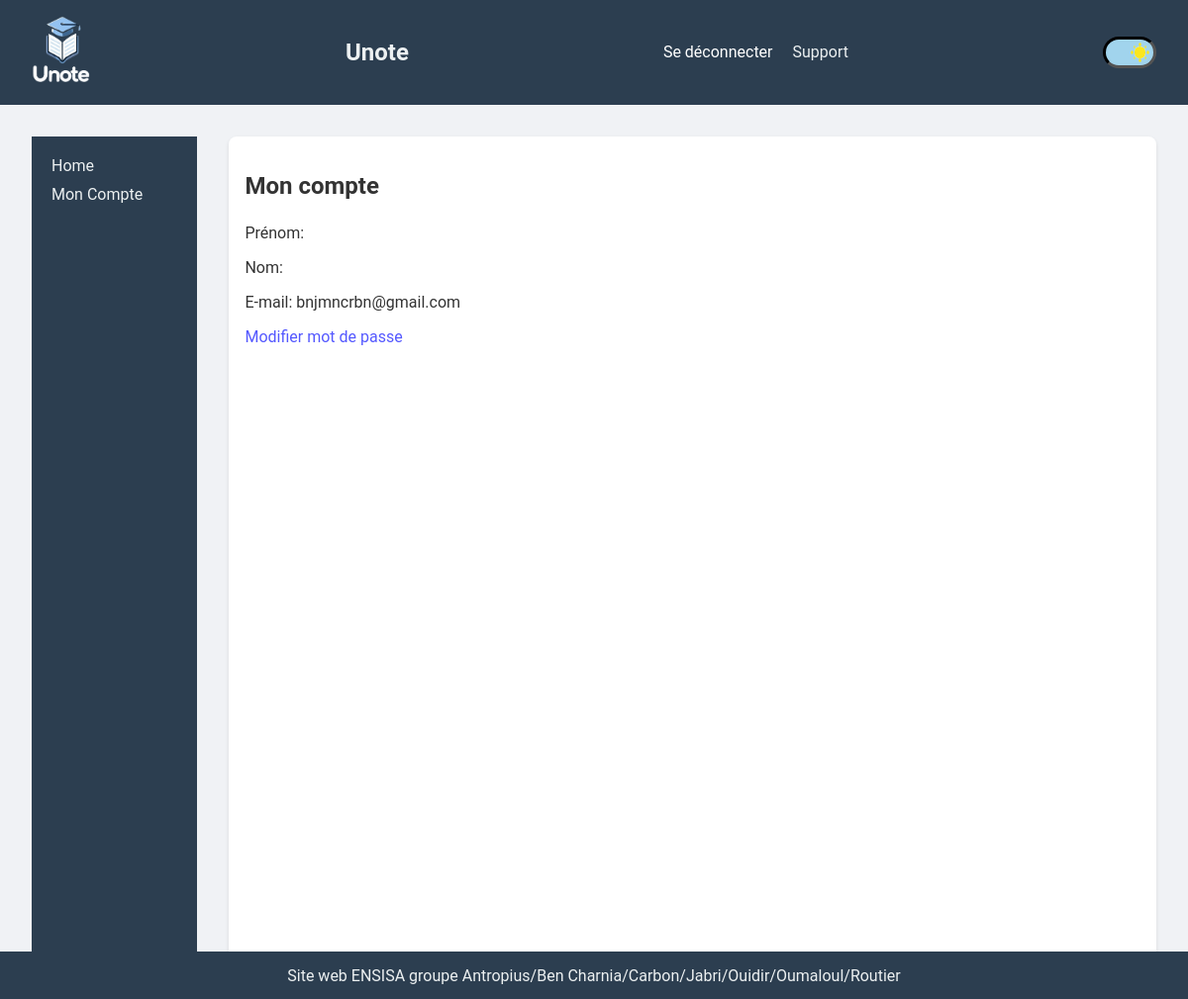
The page /portal/my_account/ (signed in) on the database as committed earlier.
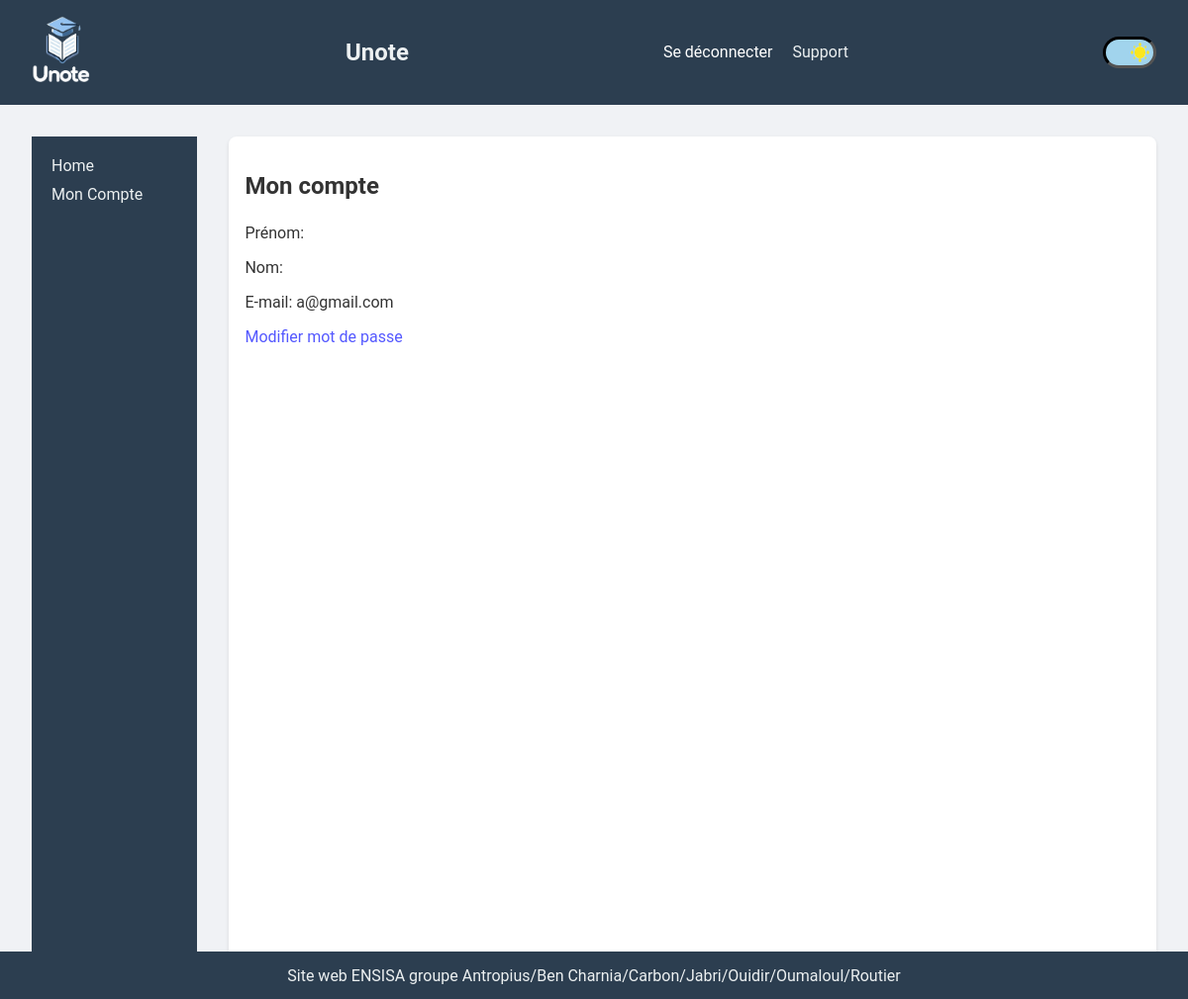
The same page on the database as committed later.
### users/models.py (models this page shows, shortened)
class CustomUser(AbstractUser):
    USER_TYPE_CHOICES = (
        ('student', 'Étudiant'),
        ('teacher', 'Professeur'),
        ('admin', 'Administrateur'),
    )
    user_type = models.CharField(max_length=20, choices=USER_TYPE_CHOICES,
                                 default='student')

### user_portal/views.py (the view)
# urls.py: path("my_account/", views.MyAccountView.as_view(),
@method_decorator(login_required, name='dispatch')
class MyAccountView(TemplateView):
    template_name = "user_portal/my_account.html"

### user_portal/templates/user_portal/my_account.html
{% extends 'user_portal/base.html' %}
{% block content %}
<div id="my-account-content">
    <h2>Mon compte</h2>
    <p>Prénom: {{ user.first_name }}</p>
    <p>Nom: {{ user.last_name }}</p>
    <p>E-mail: {{ user.email }}</p>
    <p><a style="color: #5458ff" href="{% url 'users:password_change' %}">Modifier mot
        de
        passe</a></p>
</div>
{% endblock %}

### user_portal/templates/user_portal/base.html (shortened to what this page needs)
<!doctype html>
{% load static %}
<html lang="fr">
    <head>
        {% block styles %}
            <link rel="stylesheet" href="{% static 'style.css' %}"/>
            <link rel="stylesheet"
                  href="{% static 'user_portal/css/style.css' %}"/>
        {% endblock %}
    </head>
    <body>
        <header>
            {% if user.is_authenticated %}
                {% if user.user_type == 'student' or user.user_type == 'teacher' %}
                    <a href="{% url 'user_portal:dashboard' %}"
                       class="header-link">
                        <img src="{% static 'images/logo.png' %}" alt="Logo"/>
                    </a>
                {% elif user.user_type == 'admin' %}
                    <a href="{% url 'administration:dashboard' %}"
                       class="header-link">
                        <img src="{% static 'images/logo.png' %}" alt="Logo"/>
                    </a>
                {% endif %}
            {% else %}
                <a href="{% url 'users:login' %}" class="header-link">
                    <img src="{% static 'images/logo.png' %}" alt="Logo"/>
                </a>
            {% endif %}
            <h1>
                {% if user.is_authenticated %}
                    {% if user.user_type == 'student' or user.user_type == 'teacher' %}
                        <a href="{% url 'user_portal:dashboard' %}"
                           class="header-link">
                            Unote</a>
                    {% elif user.user_type == 'admin' %}
                        <a href="{% url 'administration:dashboard' %}"
                           class="header-link">
                            Unote</a>
                    {% endif %}
                {% else %}
                    <a href="{% url 'users:login' %}"
                       class="header-link">Unote</a>
                {% endif %}
            </h1>
            <nav>
                {% if not user.is_authenticated %}
                    <a href="{% url 'users:login' %}"
                       class="header-link">Se connecter</a>
                {% else %}
                    <form action="{% url 'users:logout' %}" method="post">
                        <button type="submit"
                                class="in_body_button header-link">Se
                            déconnecter</button>
                    </form>
                {% endif %}
                <a href="{% url 'main:help' %}" class="header-link">Support</a>
            </nav>
            <div class="theme-switch day">
                <div class="sun">
                </div>
            </div>
        </header>
        <section id="user-section">
            {% if user.user_type != "admin" %}
                <div class="sidebar">
                    <a href="{% url 'user_portal:dashboard' %}"
                       class="sidebar-button">Home</a>
                    <a href="{% url 'user_portal:my_account' %}"
                       class="sidebar-button">Mon Compte</a>
                </div>
            {% endif %}
            {% block content %} {% endblock %}
        </section>
        <footer>
            <p>Site web ENSISA groupe Antropius/Ben
                Charnia/Carbon/Jabri/Ouidir/Oumaloul/Routier</p>
        </footer>
    </body>
</html>

### static/style.css (style rules this page uses)
:root { --secondary-color: #2c3e50; --admin-menu-link-color: #2980b9; --title-link-color: #2980b9; --background-schedule-color: #f0f2f5; --background-schedule-color2: #fff; --schedule-title-color: #1285a1; --taken-cells-background-color: #87d2ff; --taken-cells-exam-background-color: #ff7777; --title-color: #2c3e50; --button-color2: #fff; --link2-color: #2980b9; --submit-background-color1: #2980b9; --body-text-color: #333; --main-text-color: #ecf0f1; --notes-section-color: #333; --notes-section-button-color: #333; --form-input-color: #fff; --form-input-background-color: #ecf0f1; --link-color: #2980b9; --table-border-color: #ddd; --link-hover-color: #732d91; --lates-link-color: #2980b9; --button-background-color: #3498db; --button-link-color: #3498db; --main-background-color: #f0f2f5; --background-color-1: #f0f2f5; --call-done-background-color: #c0fdde; --white-color: #fff; --f2-color): #f2f2f2; --placeholder-color: #888888; --font-size: 16px; --toggle_height: 16em; --toggle_width: 30em; --toggle_btn_radius: 10em; --background-color-night: #080125; --background-color-day: #A1D4ED; --moon_color: #D9FBFF; --scroll-behavior: smooth; scroll-behavior: var(--scroll-behavior); }
::placeholder { color: var(--placeholder-color); }
body { font-family: 'Roboto', sans-serif; background-color: var(--main-background-color); margin: 0; padding: 0; color: var(--body-text-color); }
header { background-color: var(--secondary-color); color: var(--main-text-color); padding: 1em 2em; display: flex; justify-content: space-between; align-items: center; }
header a { color: var(--main-text-color); text-decoration: none; }
header h1 { margin: 0; font-size: 1.5em; }
nav a { margin-left: 1em; }
nav form { display: inline; }
.in_body_button { background: none; border: none; color: var(--white-color); cursor: pointer; font: inherit; margin: 0; padding: 0; }
section { padding: 2em; }
h2, h3 { font-size: 1.5em; color: var(--title-color); margin-bottom: 1em; }
#my-account-content h2 { color: var(--body-text-color); }
a, a:hover { text-decoration: none; }
a { color: var(--link-color); }
button { background-color: var(--button-background-color); border: none; color: var(--white-color); padding: 0.5em 1em; text-align: center; text-decoration: none; display: inline-block; font-size: 1em; margin: 0.5em 0; cursor: pointer; border-radius: 0.25em; }
footer { background-color: var(--secondary-color); color: var(--main-text-color); display: flex; align-items: center; justify-content: center; text-align: center; position: fixed; bottom: 0; width: 100%; height: 3rem; }
img { width: 60px; }
button[type="submit"] { background-color: var(--button-background-color); border: none; color: var(--white-color); padding: 0.5em 1em; font-size: 1em; cursor: pointer; border-radius: 4px; }
button.in_body_button { background: none; border: none; color: var(--white-color); cursor: pointer; font: inherit; margin: 0; padding: 0; }
#my-account-content { width: 100%; padding: 1em; background-color: var(--white-color); border-radius: 8px; box-shadow: 0 2px 4px rgba(0, 0, 0, 0.1); }
#user-section { display: flex; gap: 2rem; }
.sidebar { background-color: var(--secondary-color); color: var(--main-text-color); padding: 20px; width: 10rem; height: 100vh; }
.sidebar a { display: block; color: var(--main-text-color); text-decoration: none; margin-bottom: 10px; }
body { transition: all .2s ease-in-out; }
.theme-switch { font-size: 10%; position: relative; margin-right: 0; height: var(--toggle_height); width: var(--toggle_width); border-radius: var(--toggle_height); border-style: inset; border-color: #000000; transition: all 500ms ease-in-out; background: var(--background-color-night); }
.day { background: var(--background-color-day); }
.sun { position: absolute; display: block; border-radius: 50%; transition: all 400ms ease-in-out; top: 4.5em; left: 18em; transform: rotate(0deg); width: 7em; height: 7em; background: #FFFFFF; box-shadow: 3em 3em 0 5em #FBE61E inset, 0 -5em 0 -2.7em #FBE61E, 3.5em -3.5em 0 -3em #FBE61E, 5em 0 0 -2.7em #FBE61E, 3.5em 3.5em 0 -3em #FBE61E, 0 5em 0 -2.7em #FBE61E, -3.5em 3.5em 0 -3em #FBE61E, -5em 0 0 -2.7em #FBE61E, -3.5em -3.5em 0 -3em #FBE61E; }

Rows that differ between the two databases and show on the page:
changed CustomUser: email "bnjmncrbn@gmail.com" → "a@gmail.com"
